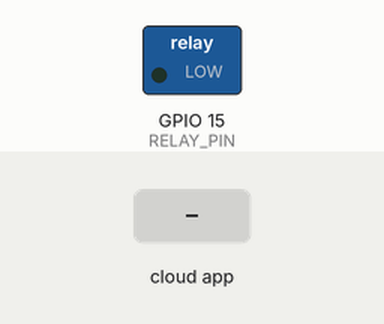
Simulated run of this sketch. Board: ESP32. On the bench: switched loads named in the sketch (green lamp = pin HIGH). Inputs (shaded band) come from the test bench. What the sketch prints to the serial monitor is not drawn.

Above: at 2.7 s.
2.8 s: the phone or cloud app sets Relay_Control to 1
At 4.0 s:
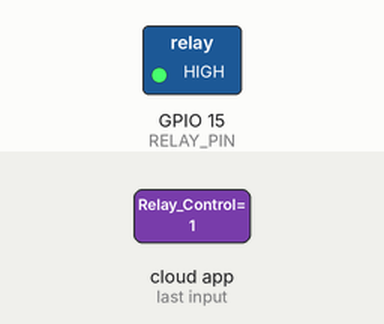
4.3 s: the phone or cloud app sets Relay_Control to 0
At 5.4 s:
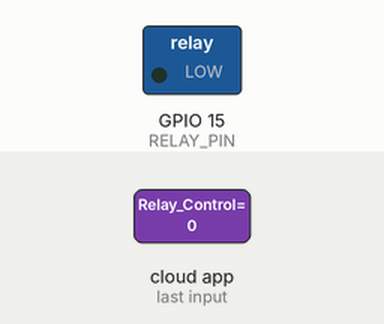
Timing chart, 0 to 7.3 s (numbered marks = the images above; inputs shaded):
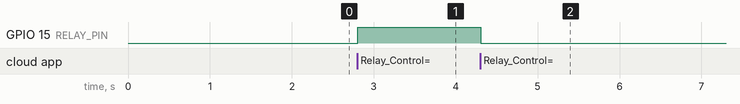

The sketch:

Relay_IoT.ino
```cpp
#include <AdafruitIO_WiFi.h>  // Library to connect Adafruit IO with WiFi
#include <WiFi.h>             // ESP32 WiFi library

/******** Adafruit IO Config ***********/
#define IO_USERNAME    "your_username"  // Replace with your Adafruit IO username
#define IO_KEY         "your_aio_key"   // Replace with your Adafruit IO key

/******** WiFi Config **************/
#define WIFI_SSID       "your_wifi_ssid"    // Your WiFi SSID
#define WIFI_PASS       "your_wifi_password" // Your WiFi password

/*********** Relay Pin *************/
#define RELAY_PIN 15  // GPIO 15 is typically used for controlling a relay (replace with your pin number)

/******** Adafruit IO Setup ************/
AdafruitIO_WiFi io(IO_USERNAME, IO_KEY, WIFI_SSID, WIFI_PASS);

// Set up the Adafruit IO feed for relay control
AdafruitIO_Feed *Relay_Control = io.feed("Relay_Control");

void setup() {
  // Start the serial connection
  Serial.begin(115200);

  // Initialize relay pin as output
  pinMode(RELAY_PIN, OUTPUT);

  // Connect to Adafruit IO
  Serial.print("Connecting to Adafruit IO");
  io.connect();

  // Set up a message handler for when feed data is received
  Relay_Control->onMessage(handleMessage);

  // Wait for a connection to Adafruit IO
  while(io.status() < AIO_CONNECTED) {
    Serial.print(".");
    delay(500);
  }

  // We're connected!
  Serial.println();
  Serial.println("Connected to Adafruit IO!");
}

void loop() {
  // io.run() is required to process Adafruit IO messages
  io.run();
}

// Function to handle received feed data
void handleMessage(AdafruitIO_Data *data) {
  // Print the received value (on/off) to the Serial Monitor
  Serial.print("Received: ");
  Serial.println(data->value());

  // Turn relay on or off based on the received value
  if (data->toInt() == 1) {
    digitalWrite(RELAY_PIN, HIGH);  // Turn relay on
    Serial.println("Relay turned ON");
  } else {
    digitalWrite(RELAY_PIN, LOW);   // Turn relay off
    Serial.println("Relay turned OFF");
  }
}
```

Measured:
- after the input at 2.8 s, GPIO 15 (RELAY_PIN): LOW → HIGH at once
- after the input at 4.3 s, GPIO 15 (RELAY_PIN): HIGH → LOW at once
